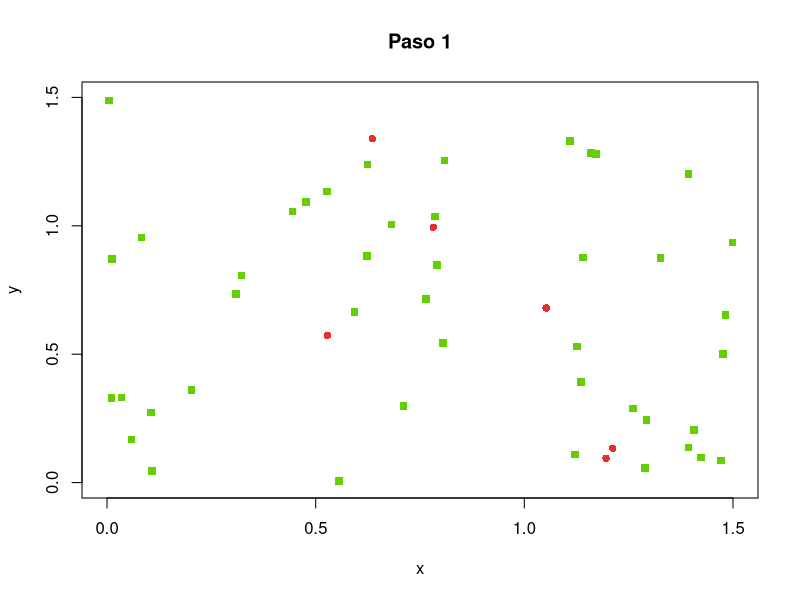
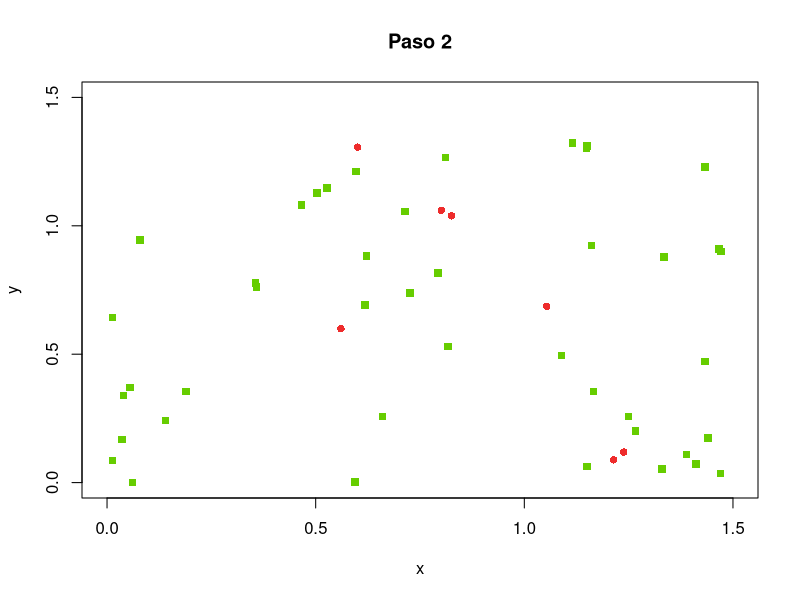
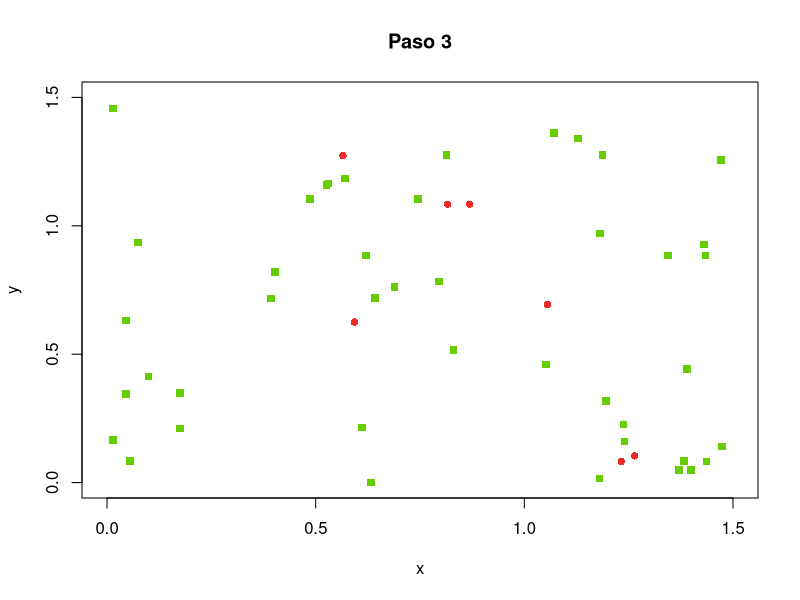
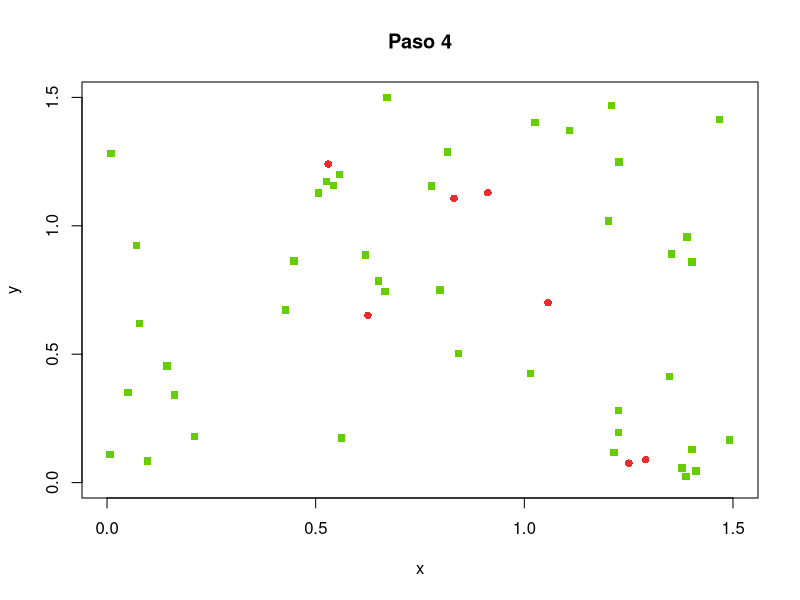
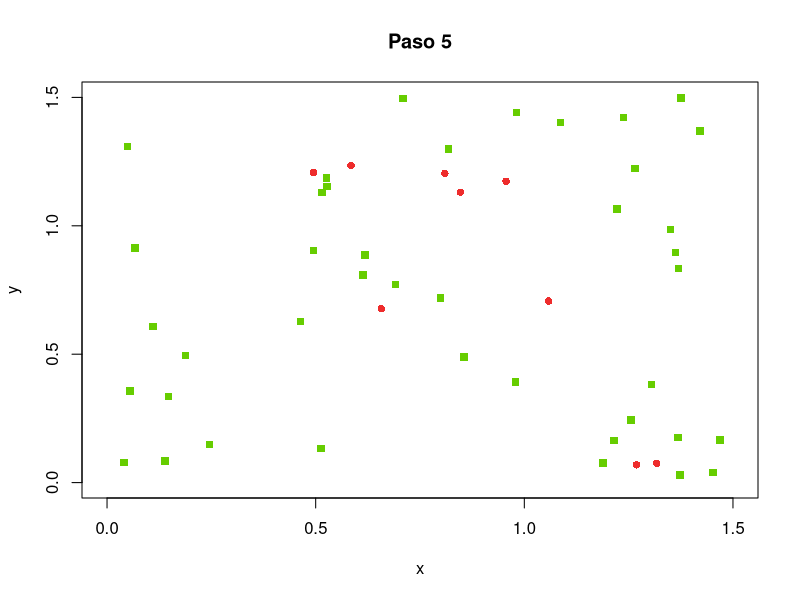
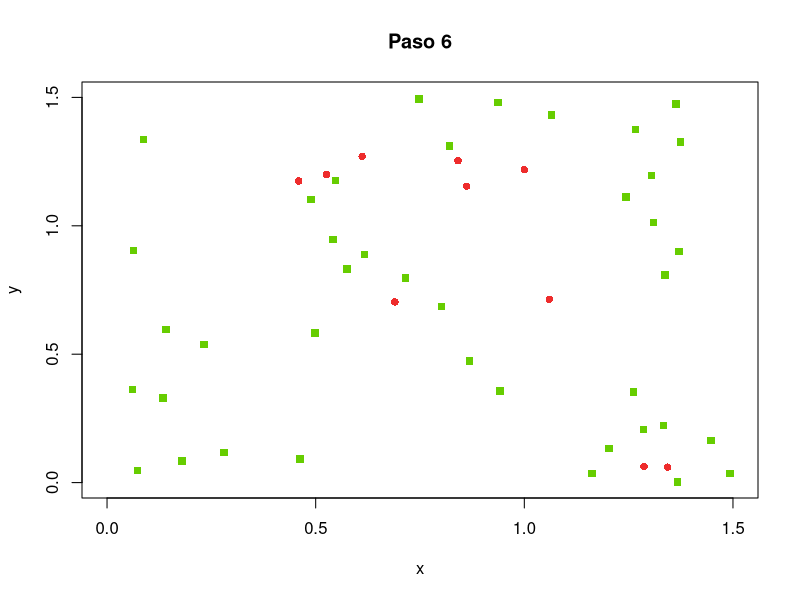
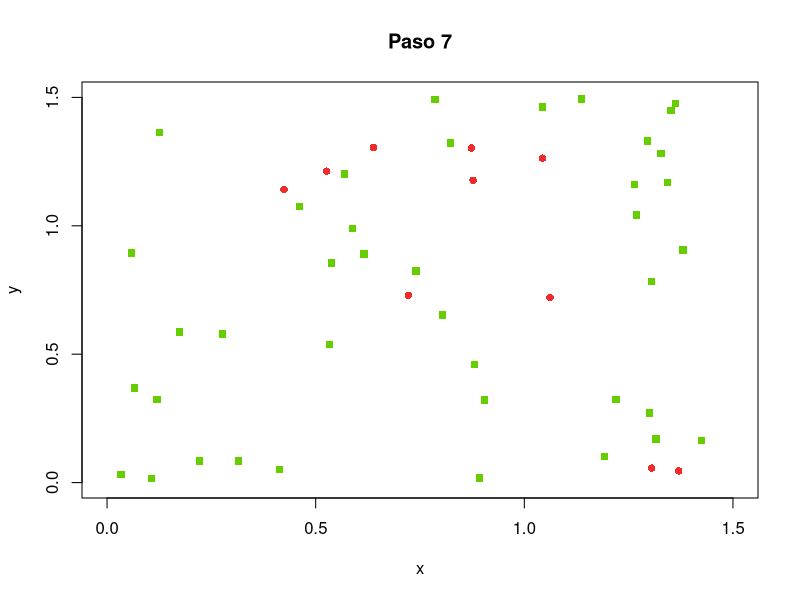
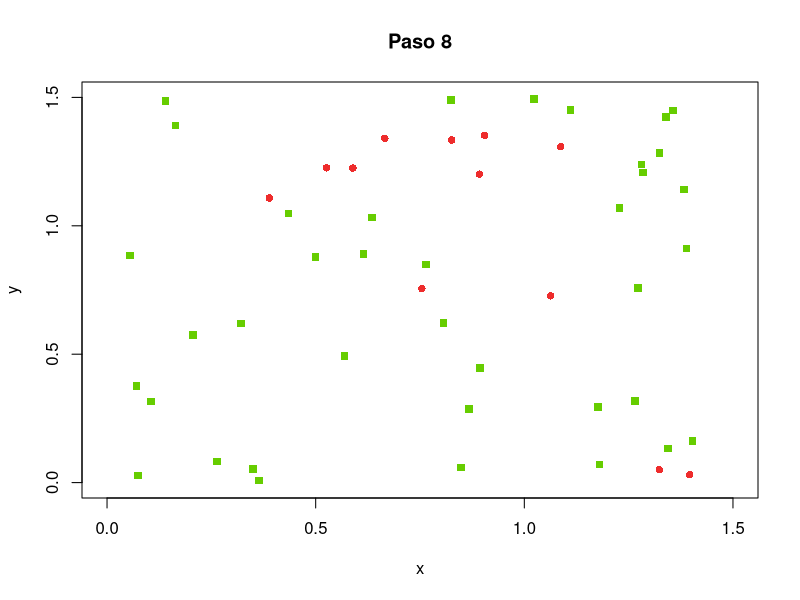

The R source for these figures, in order: (Note: this script raises an error after producing the figures.)
l <- 1.5
n <- 50
pi <- 0.05
pr <- 0.02
v <- l / 30


r <- 0.1
tmax <- 100
digitos <- floor(log(tmax, 10)) + 1

inic = proc.time()
agentes <- data.frame(x = double(), y = double(), dx = double(), dy = double(), estado  = character())
for (i in 1:n) {
    e <- "S"
    if (runif(1) < pi) {
        e <- "I"
    }
    agentes <- rbind(agentes, data.frame(x = runif(1, 0, l), y = runif(1, 0, l),
                                          dx = runif(1, -v, v), dy = runif(1, -v, v),
                                         estado = e))
    levels(agentes$estado) <- c("S", "I", "R")
}
epidemia <- integer()
inmunes <- integer()
saludables <- integer()

for (tiempo in 1:tmax) {
    infectados <- dim(agentes[agentes$estado == "I",])[1]
    epidemia <- c(epidemia, infectados)
    recuperados <- nrow(agentes[agentes$estado == "R",])
    inmunes <- c(inmunes, recuperados)
    sanos <- nrow(agentes[agentes$estado == "S",])
    saludables <- c(saludables, sanos)

    if (infectados == 0) {
        break
    }
    contagios <- rep(FALSE, n)
    for (i in 1:n) { # posibles contagios
        a1 <- agentes[i, ]
        if (a1$estado == "I") { # desde los infectados
            for (j in 1:n) {
                if (!contagios[j]) { # aun sin contagio
                    a2 <- agentes[j, ]
                    if (a2$estado == "S") { # hacia los susceptibles
                        dx <- a1$x - a2$x
                        dy <- a1$y - a2$y
                        d <- sqrt(dx^2 + dy^2)
                        if (d < r) { # umbral
                            p <- (r - d) / r
                            if (runif(1) < p) {
                                contagios[j] <- TRUE
                            }
                        }
                    }
                }
            }
        }
    }
    for (i in 1:n) { # movimientos y actualizaciones
        a <- agentes[i, ]
        if (contagios[i]) {
            a$estado <- "I"
        } else if (a$estado == "I") { # ya estaba infectado
            if (runif(1) < pr) {
                a$estado <- "R" # recupera
            }
        }
        a$x <- a$x + a$dx
        a$y <- a$y + a$dy
        if (a$x > l) {
            a$x <- a$x - l
        }
        if (a$y > l) {
            a$y <- a$y - l
        }
        if (a$x < 0) {
            a$x <- a$x + l
        }
        if (a$y < 0) {
            a$y <- a$y + l
        }
        agentes[i, ] <- a
    }
    aS <- agentes[agentes$estado == "S",]
    aI <- agentes[agentes$estado == "I",]
    aR <- agentes[agentes$estado == "R",]
    tl <- paste(tiempo, "", sep="")
    while (nchar(tl) < digitos) {
        tl <- paste("0", tl, sep="")
    }
    salida <- paste("p6_t", tl, ".png", sep="")
    tiempo <- paste("Paso", tiempo)
    png(salida)
    plot(l, type="n", main=tiempo, xlim=c(0, l), ylim=c(0, l), xlab="x", ylab="y")
    if (dim(aS)[1] > 0) {
        points(aS$x, aS$y, pch=15, col="chartreuse3", bg="chartreuse3")
    }
    if (dim(aI)[1] > 0) {
        points(aI$x, aI$y, pch=16, col="firebrick2", bg="firebrick2")
    }
    if (dim(aR)[1] > 0) {
        points(aR$x, aR$y, pch=17, col="goldenrod", bg="goldenrod")
    }
    graphics.off()
}
print(proc.time()-inic)
png("p6e.png", width=600, height=300)
plot(1:length(epidemia), 100 * epidemia / n, pch=16 , col="firebrick2", ylim=c(0,100), xlab="Tiempo", ylab="Porcentaje")
points(1:length(inmunes), 100 *inmunes / n, pch=17, col="goldenrod")
points(1:length(saludables), 100 *saludables / n, pch=15, col="chartreuse3")

graphics.off()
